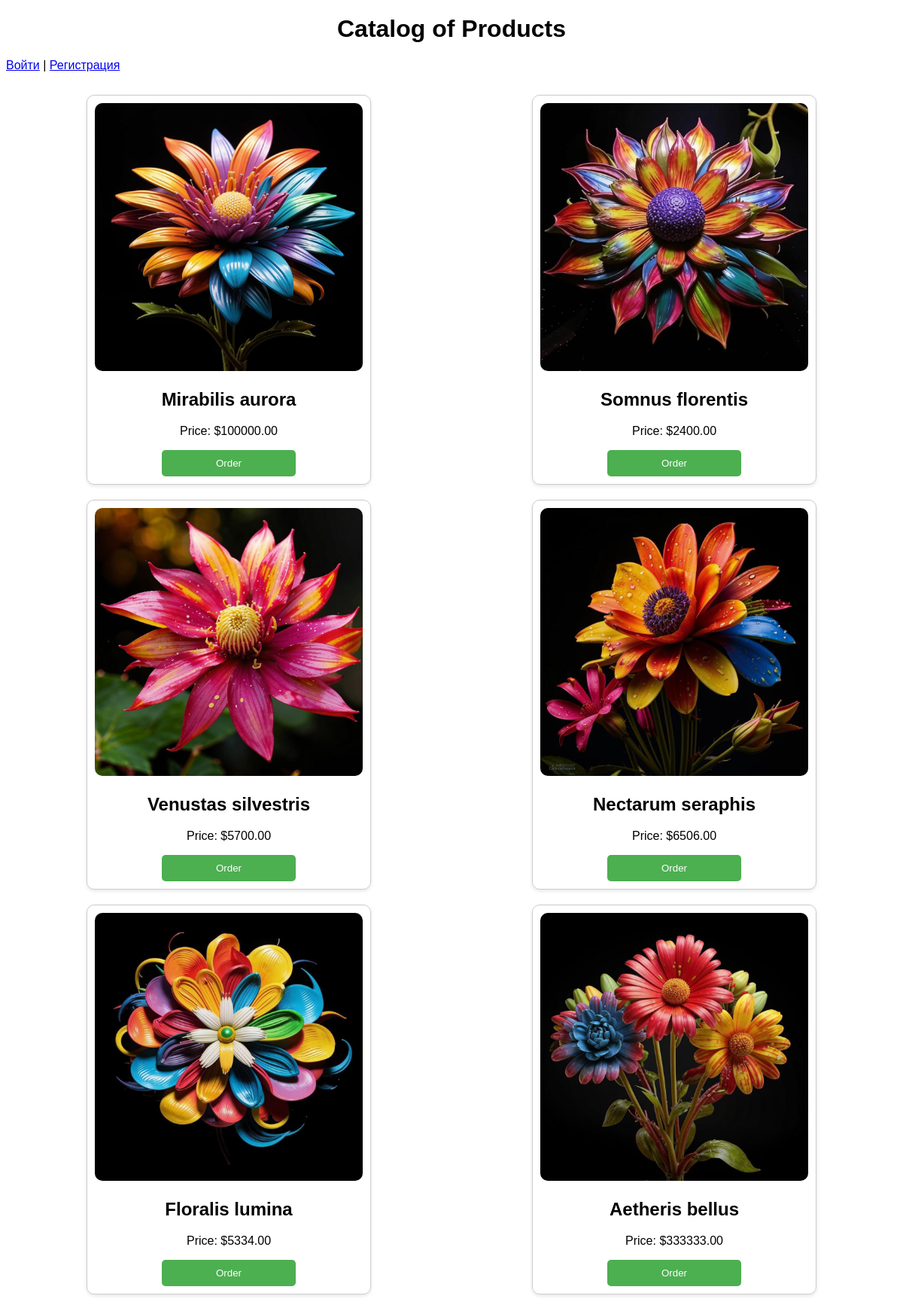
The page /flowers/catalog/ on the database its author committed.
### flowers/models.py (models this page shows, shortened)
class Product(models.Model):
    name = models.CharField(max_length=255)
    price = models.DecimalField(max_digits=10, decimal_places=2)
    image = models.ImageField(upload_to='products/')

### flowers/views.py (the view)
# urls.py: path('catalog/', views.catalog, name='catalog'),
def catalog(request):
    products = Product.objects.all()[:6]  # Отображаем только 6 товаров
    return render(request, 'flowers/catalog.html', {'products': products})

### flowers/templates/flowers/catalog.html (shortened to what this page needs)
<!DOCTYPE html>
<html lang="en">
<head>
    {% load static %}
    <link rel="stylesheet" href="{% static 'flowers/styles.css' %}">
</head>
<body>
    <h1>Catalog of Products</h1>
    <header>
        {% if user.is_authenticated %}
            <p>Добро пожаловать, {{ user.username }}! <a href="{% url 'logout' %}">Выйти</a></p>
        {% else %}
            <a href="{% url 'login' %}">Войти</a> | <a href="{% url 'signup' %}">Регистрация</a>
        {% endif %}
    </header>
    <div class="catalog-container">
        {% for product in products %}
        <div class="product-card">
            <img src="{{ product.image.url }}" alt="{{ product.name }}" class="product-image">
            <div class="product-info">
                <h2>{{ product.name }}</h2>
                <p>Price: ${{ product.price }}</p>
                <form action="{% url 'place_order' %}" method="post">
                    <button type="submit" class="order-btn">Order</button>
                </form>
            </div>
        </div>
        {% endfor %}
    </div>
</body>
</html>

### flowers/static/flowers/styles.css (style rules this page uses)
body { font-family: Arial, sans-serif; }
h1 { text-align: center; margin-top: 20px; }
.catalog-container { display: flex; flex-wrap: wrap; justify-content: space-around; margin-top: 20px; }
.product-card { width: 30%; border: 1px solid #ccc; border-radius: 10px; margin: 10px; padding: 10px; text-align: center; box-shadow: 0 2px 5px rgba(0, 0, 0, 0.1); }
.product-image { max-width: 100%; height: auto; border-radius: 10px; }
.product-info { margin-top: 10px; }
.order-btn { padding: 10px 20px; background-color: #4CAF50; color: white; border: none; border-radius: 5px; cursor: pointer; }
form { display: flex; flex-direction: column; width: 50%; margin: 0 auto; }

### rows shown on the page
Product: image (picture), name "Mirabilis aurora", price "100000.00"
Product: image (picture), name "Somnus florentis", price "2400.00"
Product: image (picture), name "Venustas silvestris", price "5700.00"
Product: image (picture), name "Nectarum seraphis", price "6506.00"
Product: image (picture), name "Floralis lumina", price "5334.00"
Product: image (picture), name "Aetheris bellus", price "333333.00"
